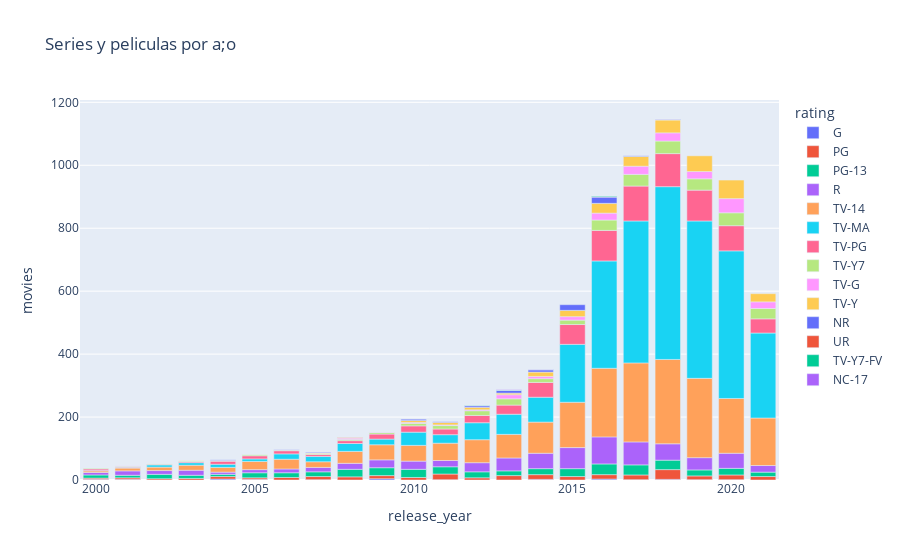

Write notebook code for a chart like this one.
### Code cell
#Grafico de barras stacked por rating
fig = px.bar(df_release_raiting, x = "release_year", y="movies", title="Series y peliculas por a;o", color="rating")
fig.show()

### Figure 1 — Plotly figure (JSON) as saved in the notebook; plotly's stock layout.template omitted (floating-point values rounded to 4 significant figures)
{"data": [{"alignmentgroup": "True", "hovertemplate": "rating=G<br>release_year=%{x}<br>movies=%{y}<extra></extra>", "legendgroup": "G", "marker": {"color": "#636efa", "pattern": {"shape": ""}}, "name": "G", "offsetgroup": "G", "orientation": "v", "showlegend": true, "textposition": "auto", "type": "bar", "x": [2000, 2001, 2004, 2005, 2007, 2009, 2011, 2014, 2016, 2017, 2018, 2019, 2020], "xaxis": "x", "y": [2, 2, 3, 2, 1, 4, 1, 2, 3, 1, 2, 1, 1], "yaxis": "y"}, {"alignmentgroup": "True", "hovertemplate": "rating=PG<br>release_year=%{x}<br>movies=%{y}<extra></extra>", "legendgroup": "PG", "marker": {"color": "#EF553B", "pattern": {"shape": ""}}, "name": "PG", "offsetgroup": "PG", "orientation": "v", "showlegend": true, "textposition": "auto", "type": "bar", "x": [2000, 2001, 2002, 2003, 2004, 2005, 2006, 2007, 2008, 2009, 2010, 2011, 2012, 2013, 2014, 2015, 2016, 2017, 2018, 2019, 2020, 2021], "xaxis": "x", "y": [4, 5, 4, 5, 8, 5, 8, 10, 10, 10, 8, 18, 7, 14, 15, 11, 14, 15, 31, 12, 15, 11], "yaxis": "y"}, {"alignmentgroup": "True", "hovertemplate": "rating=PG-13<br>release_year=%{x}<br>movies=%{y}<extra></extra>", "legendgroup": "PG-13", "marker": {"color": "#00cc96", "pattern": {"shape": ""}}, "name": "PG-13", "offsetgroup": "PG-13", "orientation": "v", "showlegend": true, "textposition": "auto", "type": "bar", "x": [2000, 2001, 2002, 2003, 2004, 2005, 2006, 2007, 2008, 2009, 2010, 2011, 2012, 2013, 2014, 2015, 2016, 2017, 2018, 2019, 2020, 2021], "xaxis": "x", "y": [10, 8, 14, 10, 7, 16, 15, 15, 24, 25, 26, 23, 19, 15, 19, 25, 34, 32, 30, 19, 21, 14], "yaxis": "y"}, {"alignmentgroup": "True", "hovertemplate": "rating=R<br>release_year=%{x}<br>movies=%{y}<extra></extra>", "legendgroup": "R", "marker": {"color": "#ab63fa", "pattern": {"shape": ""}}, "name": "R", "offsetgroup": "R", "orientation": "v", "showlegend": true, "textposition": "auto", "type": "bar", "x": [2000, 2001, 2002, 2003, 2004, 2005, 2006, 2007, 2008, 2009, 2010, 2011, 2012, 2013, 2014, 2015, 2016, 2017, 2018, 2019, 2020, 2021], "xaxis": "x", "y": [8, 14, 12, 16, 7, 10, 12, 14, 19, 25, 26, 20, 29, 41, 49, 67, 86, 73, 52, 39, 48, 21], "yaxis": "y"}, {"alignmentgroup": "True", "hovertemplate": "rating=TV-14<br>release_year=%{x}<br>movies=%{y}<extra></extra>", "legendgroup": "TV-14", "marker": {"color": "#FFA15A", "pattern": {"shape": ""}}, "name": "TV-14", "offsetgroup": "TV-14", "orientation": "v", "showlegend": true, "textposition": "auto", "type": "bar", "x": [2000, 2001, 2002, 2003, 2004, 2005, 2006, 2007, 2008, 2009, 2010, 2011, 2012, 2013, 2014, 2015, 2016, 2017, 2018, 2019, 2020, 2021], "xaxis": "x", "y": [5, 9, 11, 16, 15, 26, 31, 18, 38, 48, 50, 55, 73, 75, 99, 144, 218, 251, 268, 252, 174, 151], "yaxis": "y"}, {"alignmentgroup": "True", "hovertemplate": "rating=TV-MA<br>release_year=%{x}<br>movies=%{y}<extra></extra>", "legendgroup": "TV-MA", "marker": {"color": "#19d3f3", "pattern": {"shape": ""}}, "name": "TV-MA", "offsetgroup": "TV-MA", "orientation": "v", "showlegend": true, "textposition": "auto", "type": "bar", "x": [2000, 2001, 2002, 2003, 2004, 2005, 2006, 2007, 2008, 2009, 2010, 2011, 2012, 2013, 2014, 2015, 2016, 2017, 2018, 2019, 2020, 2021], "xaxis": "x", "y": [1, 2, 7, 8, 10, 8, 17, 17, 25, 18, 42, 27, 54, 64, 79, 184, 341, 451, 549, 500, 469, 270], "yaxis": "y"}, {"alignmentgroup": "True", "hovertemplate": "rating=TV-PG<br>release_year=%{x}<br>movies=%{y}<extra></extra>", "legendgroup": "TV-PG", "marker": {"color": "#FF6692", "pattern": {"shape": ""}}, "name": "TV-PG", "offsetgroup": "TV-PG", "orientation": "v", "showlegend": true, "textposition": "auto", "type": "bar", "x": [2000, 2001, 2002, 2003, 2004, 2005, 2006, 2007, 2008, 2009, 2010, 2011, 2012, 2013, 2014, 2015, 2016, 2017, 2018, 2019, 2020, 2021], "xaxis": "x", "y": [5, 2, 2, 3, 10, 10, 10, 6, 9, 16, 20, 18, 23, 29, 47, 63, 97, 111, 105, 98, 80, 45], "yaxis": "y"}, {"alignmentgroup": "True", "hovertemplate": "rating=TV-Y7<br>release_year=%{x}<br>movies=%{y}<extra></extra>", "legendgroup": "TV-Y7", "marker": {"color": "#B6E880", "pattern": {"shape": ""}}, "name": "TV-Y7", "offsetgroup": "TV-Y7", "orientation": "v", "showlegend": true, "textposition": "auto", "type": "bar", "x": [2000, 2001, 2002, 2003, 2004, 2005, 2006, 2007, 2008, 2009, 2010, 2011, 2012, 2013, 2014, 2015, 2016, 2017, 2018, 2019, 2020, 2021], "xaxis": "x", "y": [2, 2, 1, 2, 1, 3, 2, 3, 4, 5, 8, 11, 15, 20, 12, 14, 33, 37, 40, 36, 41, 33], "yaxis": "y"}, {"alignmentgroup": "True", "hovertemplate": "rating=TV-G<br>release_year=%{x}<br>movies=%{y}<extra></extra>", "legendgroup": "TV-G", "marker": {"color": "#FF97FF", "pattern": {"shape": ""}}, "name": "TV-G", "offsetgroup": "TV-G", "orientation": "v", "showlegend": true, "textposition": "auto", "type": "bar", "x": [2001, 2008, 2009, 2010, 2011, 2012, 2013, 2014, 2015, 2016, 2017, 2018, 2019, 2020, 2021], "xaxis": "x", "y": [1, 4, 1, 3, 2, 3, 13, 7, 11, 22, 26, 26, 23, 45, 21], "yaxis": "y"}, {"alignmentgroup": "True", "hovertemplate": "rating=TV-Y<br>release_year=%{x}<br>movies=%{y}<extra></extra>", "legendgroup": "TV-Y", "marker": {"color": "#FECB52", "pattern": {"shape": ""}}, "name": "TV-Y", "offsetgroup": "TV-Y", "orientation": "v", "showlegend": true, "textposition": "auto", "type": "bar", "x": [2003, 2004, 2007, 2008, 2010, 2011, 2012, 2013, 2014, 2015, 2016, 2017, 2018, 2019, 2020, 2021], "xaxis": "x", "y": [1, 1, 2, 2, 6, 8, 8, 5, 14, 20, 31, 31, 41, 50, 59, 26], "yaxis": "y"}, {"alignmentgroup": "True", "hovertemplate": "rating=NR<br>release_year=%{x}<br>movies=%{y}<extra></extra>", "legendgroup": "NR", "marker": {"color": "#636efa", "pattern": {"shape": ""}}, "name": "NR", "offsetgroup": "NR", "orientation": "v", "showlegend": true, "textposition": "auto", "type": "bar", "x": [2004, 2006, 2007, 2010, 2011, 2012, 2013, 2014, 2015, 2016, 2017, 2018], "xaxis": "x", "y": [2, 1, 2, 4, 2, 5, 9, 7, 18, 20, 2, 1], "yaxis": "y"}, {"alignmentgroup": "True", "hovertemplate": "rating=UR<br>release_year=%{x}<br>movies=%{y}<extra></extra>", "legendgroup": "UR", "marker": {"color": "#EF553B", "pattern": {"shape": ""}}, "name": "UR", "offsetgroup": "UR", "orientation": "v", "showlegend": true, "textposition": "auto", "type": "bar", "x": [2008, 2016], "xaxis": "x", "y": [1, 1], "yaxis": "y"}, {"alignmentgroup": "True", "hovertemplate": "rating=TV-Y7-FV<br>release_year=%{x}<br>movies=%{y}<extra></extra>", "legendgroup": "TV-Y7-FV", "marker": {"color": "#00cc96", "pattern": {"shape": ""}}, "name": "TV-Y7-FV", "offsetgroup": "TV-Y7-FV", "orientation": "v", "showlegend": true, "textposition": "auto", "type": "bar", "x": [2012, 2013, 2014, 2016, 2018], "xaxis": "x", "y": [1, 1, 1, 2, 1], "yaxis": "y"}, {"alignmentgroup": "True", "hovertemplate": "rating=NC-17<br>release_year=%{x}<br>movies=%{y}<extra></extra>", "legendgroup": "NC-17", "marker": {"color": "#ab63fa", "pattern": {"shape": ""}}, "name": "NC-17", "offsetgroup": "NC-17", "orientation": "v", "showlegend": true, "textposition": "auto", "type": "bar", "x": [2013, 2014, 2018], "xaxis": "x", "y": [1, 1, 1], "yaxis": "y"}], "layout": {"barmode": "relative", "legend": {"title": {"text": "rating"}, "tracegroupgap": 0}, "title": {"text": "Series y peliculas por a;o"}, "xaxis": {"anchor": "y", "domain": [0, 1], "title": {"text": "release_year"}}, "yaxis": {"anchor": "x", "domain": [0, 1], "title": {"text": "movies"}}}}
